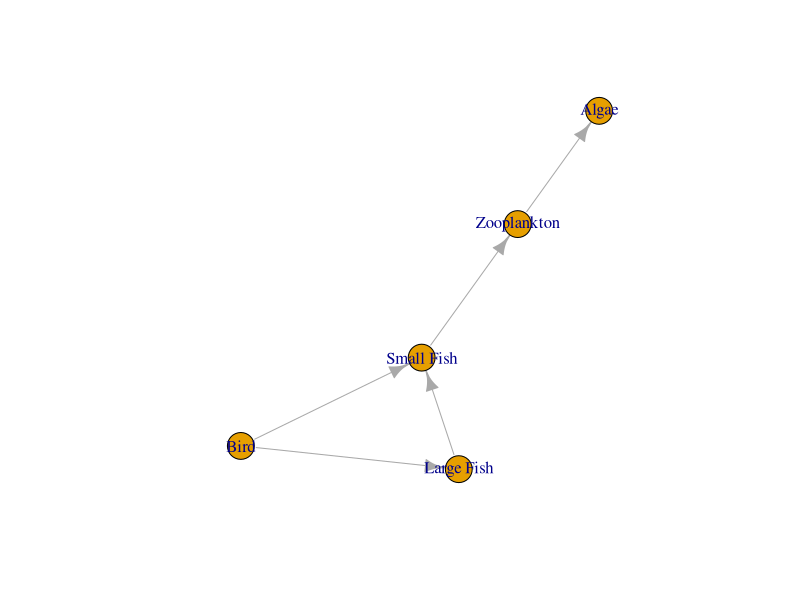
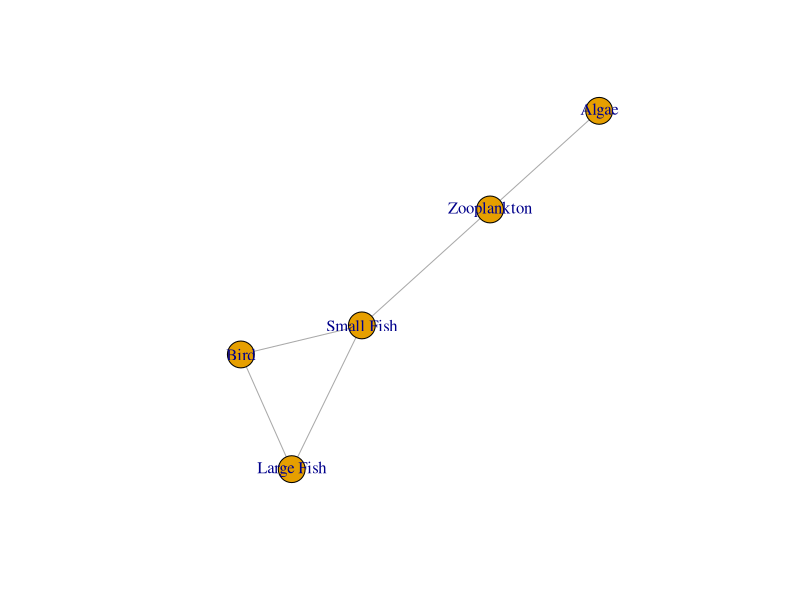

Here is the R script that generated these plots, in order:
#checking the relationships, in terms of food-web relationships, between species
install.packages("igraph")
library(igraph)
 #let's build a network of different species: in this case with marine species
species<- c("Algae", "Zooplankton", "Small Fish", "Large Fish", "Bird")
predator<- c("Zooplankton","Small Fish","Large Fish","Bird","Bird")
prey<- c("Algae","Zooplankton","Small Fish","Small Fish","Large Fish")
#in the prey and predator groups the order is not causual, they are paired, so each prey predator correspond to a prey (e.g. the xooplankton is the predator of the algae etc)
interactions <- data.frame(predator,prey) #this build a table, a dataset with the predator-prey interactions
interactions

#21/11
#we are going to use a function to produce an igraph from a table
g<- graph_from_data_frame(interactions, vertices=species,directed=TRUE) 
#the vertices arguments specifies which are the points that are going to appear in the graph (in our case they will be the predators and the preys)
#directed means that there is a direction from the predators to the preys
plot(g)
g<- graph_from_data_frame(interactions, vertices=species,directed=F) #without directions
plot(g) #there are many potential graphs that we can obtain
# the set.seed function selects one of the possible graph that we can obtain
set.seed(42) #the number here is chosen at random
